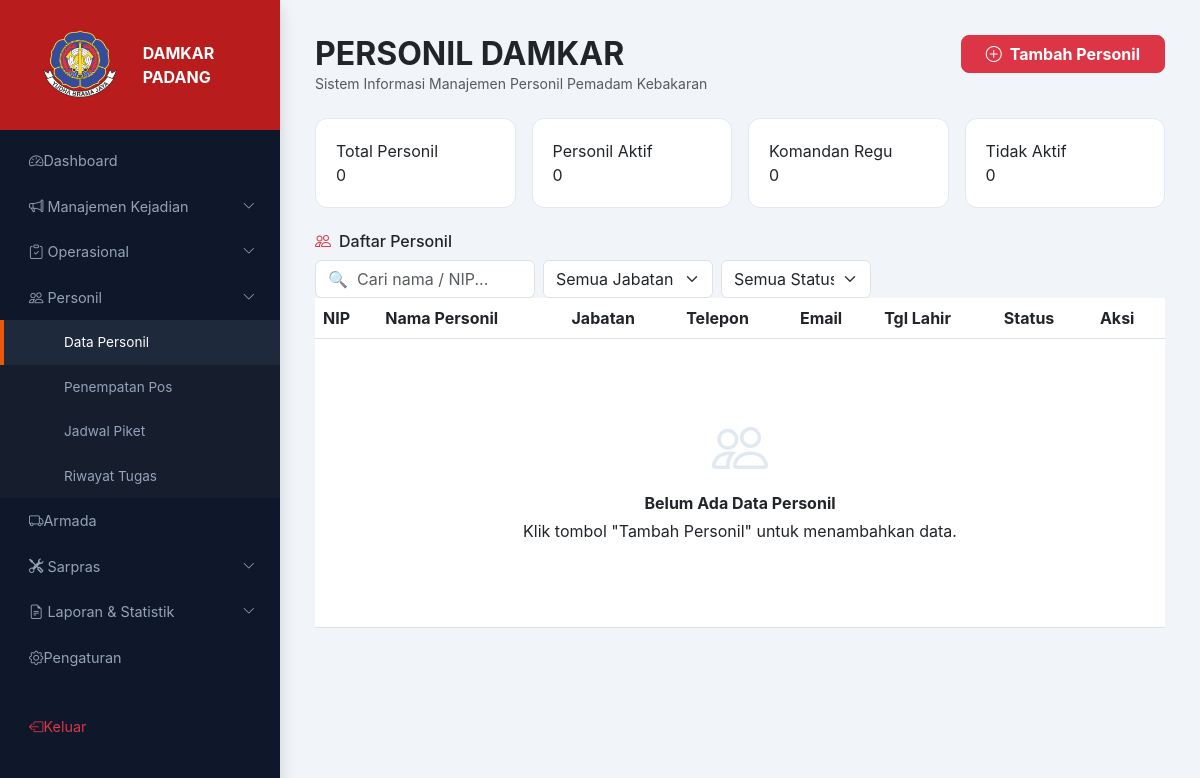
Page /pages/melani/personil.php on the earlier database version.
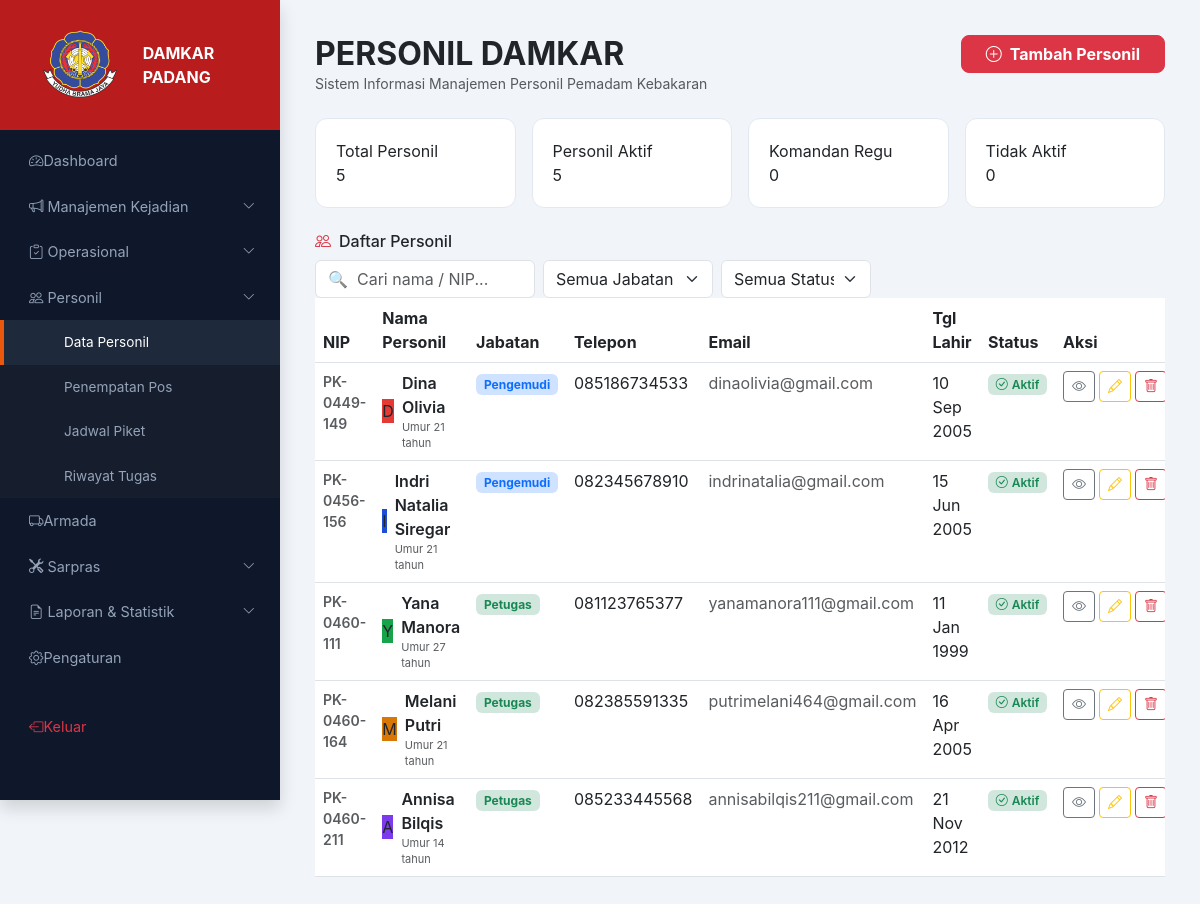
Same page on the later database version.
### tables this page shows
CREATE TABLE `tbl_daftar` (
  `id` int NOT NULL,
  `nip` varchar(20) NOT NULL,
  `nama_personil` varchar(100) NOT NULL,
  `jabatan` varchar(50) NOT NULL,
  `telepon` varchar(20) NOT NULL,
  `email` varchar(50) NOT NULL,
  `tanggal_lahir` date NOT NULL,
  `status` varchar(20) NOT NULL
);

### pages/melani/personil.php (the view, shortened to what the changed rows need)
<?php
include '../../config/koneksi.php';
?>
<!DOCTYPE html>
<html lang="id">
<head>
    <link href="https://cdn.jsdelivr.net/npm/bootstrap@5.3.0/dist/css/bootstrap.min.css" rel="stylesheet">
    <link rel="stylesheet" href="https://cdn.jsdelivr.net/npm/bootstrap-icons@1.11.0/font/bootstrap-icons.css">
    <link rel="stylesheet" href="../../assets/css/style.css">
</head>
<body>
    <div id="main-content">
        <div class="d-flex justify-content-between align-items-start mb-4">
            <div>
                <h2 class="fw-bold m-0 text-uppercase">PERSONIL DAMKAR</h2>
            </div>
        </div>
        <div class="row g-3 mb-4">
            <div class="col-md-3 col-6">
                <div class="stat-card">
                    <div class="stat-label">Total Personil</div>
                    <div class="stat-value">
                        <?php
                        $r = mysqli_query($conn, "SELECT COUNT(*) as c FROM tbl_daftar");
                        echo ($r ? mysqli_fetch_assoc($r)['c'] : 0);
                        ?>
                    </div>
                </div>
            </div>
            <div class="col-md-3 col-6">
                <div class="stat-card">
                    <div class="stat-label">Personil Aktif</div>
                    <div class="stat-value">
                        <?php
                        $r = mysqli_query($conn, "SELECT COUNT(*) as c FROM tbl_daftar WHERE status='Aktif'");
                        echo ($r ? mysqli_fetch_assoc($r)['c'] : 0);
                        ?>
                    </div>
                </div>
            </div>
        </div>
        <div class="main-card">
            <div class="main-card-body p-0">
                <div class="table-responsive">
                    <table class="table mb-0" id="tabelPersonil">
                        <thead>
                            <tr>
                                <th>NIP</th>
                                <th>Nama Personil</th>
                                <th>Jabatan</th>
                                <th>Telepon</th>
                                <th>Email</th>
                                <th>Tgl Lahir</th>
                                <th>Status</th>
                                <th>Aksi</th>
                            </tr>
                        </thead>
                        <tbody>
                        <?php
                        $colors = ['#e53935','#1d4ed8','#16a34a','#d97706','#7c3aed','#0891b2','#db2777'];
                        $badge_map = [
                            'Komandan Regu' => ['bg-danger-subtle',   'text-danger'],
                            'Pengemudi'     => ['bg-primary-subtle',  'text-primary'],
                            'Petugas'       => ['bg-success-subtle',  'text-success'],
                        ];
                        $result = mysqli_query($conn, "SELECT * FROM tbl_daftar ORDER BY nip ASC");
                        if ($result && mysqli_num_rows($result) > 0):
                            $i = 0;
                            while ($row = mysqli_fetch_assoc($result)):
                                $nama_personil = !empty($row['nama_personil']) ? $row['nama_personil'] : (!empty($row['nama']) ? $row['nama'] : 'Tanpa Nama');
                                $inisial   = strtoupper(substr($nama_personil, 0, 1));
                                $warna     = $colors[$i % count($colors)];
                                $tgl       = ($row['tanggal_lahir'] != '0000-00-00' && !empty($row['tanggal_lahir'])) ? date('d M Y', strtotime($row['tanggal_lahir'])) : '-';
                                $umur      = ($row['tanggal_lahir'] != '0000-00-00' && !empty($row['tanggal_lahir'])) ? date('Y') - date('Y', strtotime($row['tanggal_lahir'])) : '-';
                                [$bg, $tc] = $badge_map[$row['jabatan']] ?? ['bg-secondary-subtle', 'text-secondary'];
                                $i++;
                        ?>
                            <tr>
                                <td class="fw-semibold text-muted small"><?= htmlspecialchars($row['nip']) ?></td>
                                <td>
                                    <div class="d-flex align-items-center gap-2">
                                        <div class="avatar-circle" style="background:<?= $warna ?>">
                                            <?= $inisial; ?>
                                        </div>
                                        <div>
                                            <div class="fw-semibold text-dark"><?= htmlspecialchars($nama_personil) ?></div>
                                            <div class="text-muted" style="font-size:11px">
                                                Umur <?= $umur ?> tahun
                                            </div>
                                        </div>
                                    </div>
                                </td>
                                <td>
                                    <span class="badge badge-jabatan <?= $bg ?> <?= $tc ?>">
                                        <?= htmlspecialchars($row['jabatan']) ?>
                                    </span>
                                </td>
                                <td><?= htmlspecialchars($row['telepon']) ?></td>
                                <td class="text-muted"><?= htmlspecialchars($row['email']) ?></td>
                                <td><?= $tgl ?></td>
                                <td>
                                    <?php if ($row['status'] === 'Aktif'): ?>
                                        <span class="badge bg-success-subtle text-success fw-semibold">
                                            <i class="bi bi-check-circle me-1"></i>Aktif
                                        </span>
                                    <?php else: ?>
                                        <span class="badge bg-secondary-subtle text-secondary fw-semibold">
                                            <i class="bi bi-dash-circle me-1"></i>Tidak Aktif
                                        </span>
                                    <?php endif; ?>
                                </td>
                                <td>
                                    <div class="d-flex gap-1">
                                        <a href="detail.php?menu=tbl_daftar&id=<?= $row['id'] ?>" class="btn btn-sm btn-outline-secondary" title="Detail">
                                            <i class="bi bi-eye"></i>
                                        </a>
                                        <a href="edit.php?menu=tbl_daftar&id=<?= $row['id'] ?>" class="btn btn-sm btn-outline-warning" title="Edit">
                                            <i class="bi bi-pencil"></i>
                                        </a>
                                        <a href="hapus.php?menu=tbl_daftar&id=<?= $row['id'] ?>" class="btn btn-sm btn-outline-danger" title="Hapus" onclick="return confirm('Apakah Anda yakin ingin menghapus data <?= htmlspecialchars($nama_personil) ?>?')">
                                            <i class="bi bi-trash"></i>
                                        </a>
                                    </div>
                                </td>
                            </tr>
                        <?php
                            endwhile;
                        else:
                        ?>
                            <tr>
                                <td colspan="8">
                                    <div class="empty-state">
                                        <i class="bi bi-people"></i>
                                        <strong class="d-block text-dark mb-1">Belum Ada Data Personil</strong>
                                        <p>Klik tombol "Tambah Personil" untuk menambahkan data.</p>
                                    </div>
                                </td>
                            </tr>
                        <?php endif; ?>
                        </tbody>
                    </table>
                </div>
            </div>
        </div>
    </div>
</body>
</html>

Differences in the rows shown:
added tbl_daftar: nip "PK-0449-149", nama_personil "D", nama_personil "Dina Olivia", tanggal_lahir "21", jabatan "Pengemudi", telepon "085186734533", email "dinaolivia@gmail.com", tanggal_lahir "10 Sep 2005", status "Aktif" (drawn)
added tbl_daftar: nip "PK-0456-156", nama_personil "I", nama_personil "Indri Natalia Siregar", tanggal_lahir "21", jabatan "Pengemudi", telepon "082345678910", email "indrinatalia@gmail.com", tanggal_lahir "15 Jun 2005", status "Aktif" (drawn)
added tbl_daftar: nip "PK-0460-111", nama_personil "Y", nama_personil "Yana Manora", tanggal_lahir "27", jabatan "Petugas", telepon "081123765377", email "yanamanora111@gmail.com", tanggal_lahir "11 Jan 1999", status "Aktif" (drawn)
added tbl_daftar: nip "PK-0460-164", nama_personil "M", nama_personil "Melani Putri", tanggal_lahir "21", jabatan "Petugas", telepon "082385591335", email "putrimelani464@gmail.com", tanggal_lahir "16 Apr 2005", status "Aktif" (drawn)
added tbl_daftar: nip "PK-0460-211", nama_personil "A", nama_personil "Annisa Bilqis", tanggal_lahir "14", jabatan "Petugas", telepon "085233445568", email "annisabilqis211@gmail.com", tanggal_lahir "21 Nov 2012", status "Aktif" (drawn)
Other differences:
mysqli_fetch_assoc($r)['c']: "0" → "5"
text no longer shown: "Belum Ada Data Personil Klik tombol \"Tambah Personil\" untuk menambahkan data."
